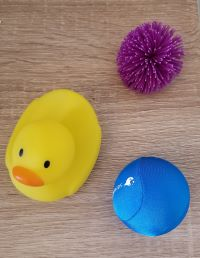
#> input picture Lecture 4/duck and balls.jpg, 200 x 258 px
$ python main.py
#> lines starting #> are read from the running program, lines starting #| are printed output that depends on the picture
from skimage import color, io
import matplotlib.pyplot as plt
import numpy as np

img = io.imread('./duck and balls.jpg')
#> img is the input picture: shape (258, 200, 3); mean R, G, B 149.7, 131.5, 112.5
# img = color.rgb2gray(img)

plt.figure()
plt.imshow(img[:,:,2], cmap=plt.cm.gray)
plt.imshow(img[:,:,2], cmap=plt.cm.gray)
plt.show()
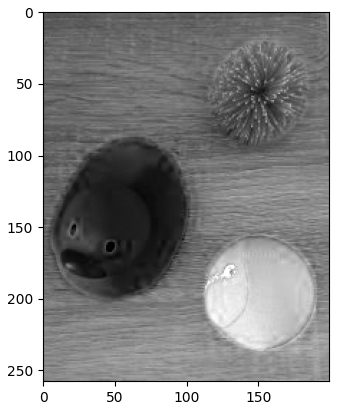
#> figure drawn by matplotlib, 1 panel
